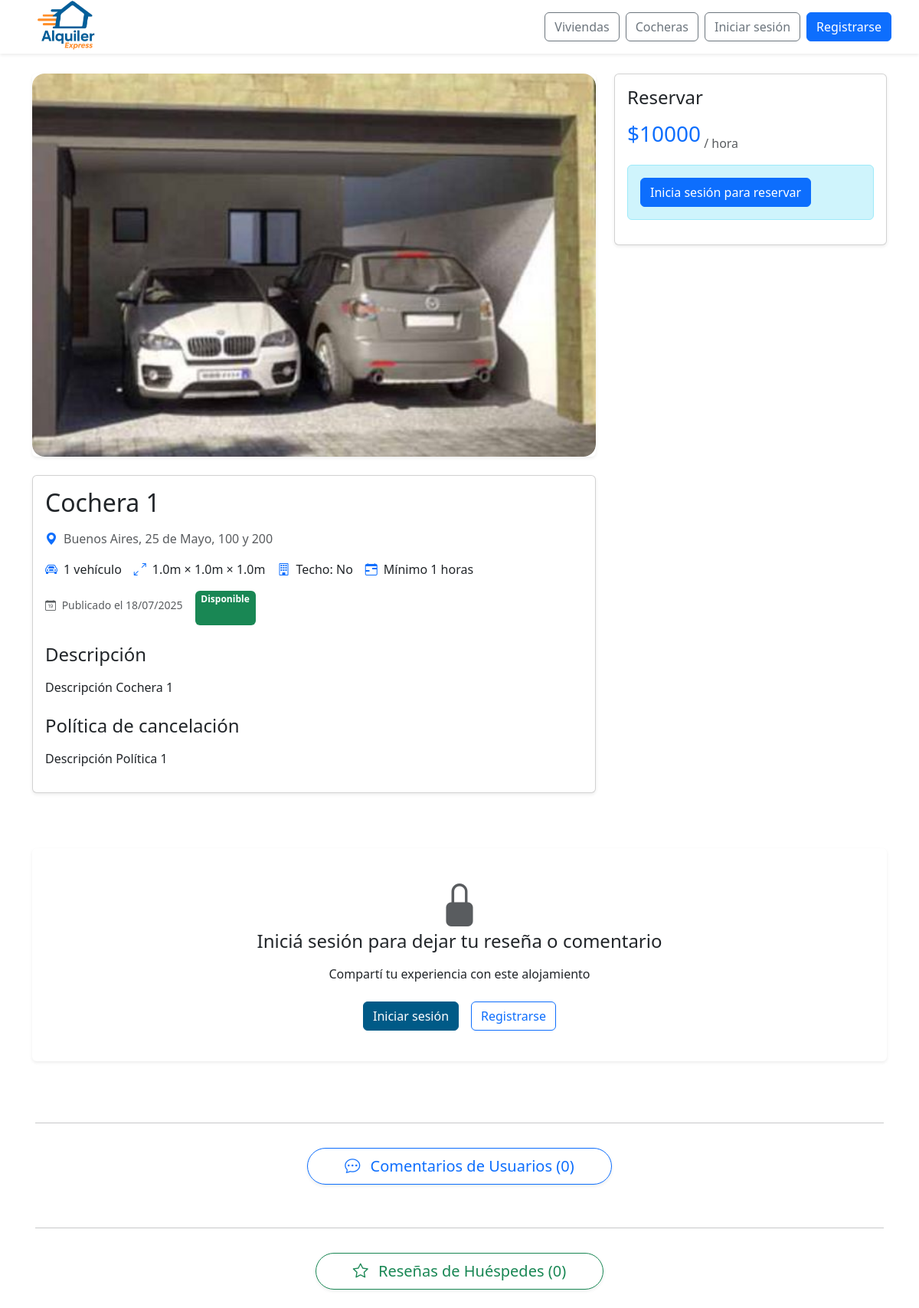
Page /buscar-cocheras/4/ on the committed database.
### web/models.py (models this page shows, shortened)
class CocheraImagen(models.Model):
    id_imagen = models.AutoField(primary_key=True)
    cochera = models.ForeignKey(Cochera, related_name='imagenes', on_delete=models.CASCADE)
    imagen = models.ImageField(upload_to='cocheras/')
    descripcion = models.CharField(max_length=255, blank=True)

class Cochera(models.Model):
    id_cochera = models.AutoField(primary_key=True)
    nombre = models.CharField(max_length=100, unique=True)
    alto = models.FloatField()
    ancho = models.FloatField()
    largo = models.FloatField()
    cantidad_vehiculos = models.IntegerField()
    con_techo = models.BooleanField()
    descripcion = models.TextField()
    direccion = models.TextField()
    provincia = models.ForeignKey(Provincia, on_delete=models.SET_NULL, null=True)
    ciudad = models.ForeignKey(Ciudad, on_delete=models.SET_NULL, null=True)
    precio_por_dia = models.DecimalField(max_digits=10, decimal_places=2)
    politica_cancelacion = models.TextField()
    fecha_publicacion = models.DateField()
    estado = models.ForeignKey(Estado, on_delete=models.SET_NULL, null=True)
    empleado = models.ForeignKey(Perfil, null=True, blank=True, on_delete=models.SET_NULL)
    minimo_dias_alquiler = models.PositiveIntegerField(default=1, verbose_name="Mínimo de días de alquiler")

class Provincia(models.Model):
    id = models.PositiveIntegerField(primary_key=True)  # para usar IDs específicos
    nombre = models.CharField(max_length=255, unique=True)

class Ciudad(models.Model):
    id = models.PositiveIntegerField(primary_key=True)  # para usar IDs específicos
    nombre = models.CharField(max_length=255)
    provincia = models.ForeignKey(Provincia, related_name='ciudades', on_delete=models.CASCADE)

class Estado(models.Model):
    id_estado = models.AutoField(primary_key=True)
    nombre = models.CharField(max_length=100)

### web/views/viewsDetalles.py (the view, shortened to what this page needs)
# urls.py: path('buscar-cocheras/<int:id_cochera>/', viewsDetalles.detalle_cochera, name='detalle_cochera'),
def detalle_cochera(request, id_cochera):
    cochera = get_object_or_404(
        Cochera.objects.select_related('estado'),
        id_cochera=id_cochera
    )
    resenias = Resenia.objects.filter(cochera=cochera)
    comentarios = Comentario.objects.filter(cochera=cochera).order_by('-fecha_creacion')
    reservas = Reserva.objects.filter(cochera=cochera, estado__nombre__in=['Confirmada', 'Pagada', 'Aprobada', 'Finalizada'])
    historial = CocheraEstado.objects.filter(cochera=cochera).order_by('-fecha_inicio')
    es_usuario = request.user.is_authenticated and request.user.groups.filter(name="cliente").exists()
    is_cliente_var = is_cliente(request.user)
    is_admin_or_empleado_var = is_admin_or_empleado(request.user)
    is_admin_var = is_admin(request.user)
    from collections import defaultdict
    HORARIOS_TRABAJO = [f"{i:02d}:00" for i in range(6, 24)]
    TOTAL_HORARIOS = len(HORARIOS_TRABAJO)
    horarios_ocupados_por_fecha = defaultdict(set)
    fechas_ocupadas = []
    for fecha_str, horas_ocupadas in horarios_ocupados_por_fecha.items():
        if len(horas_ocupadas) >= TOTAL_HORARIOS:
            fechas_ocupadas.append(fecha_str)
    fechas_ocupadas_propias = []
    usuario_resenia = None
    perfil = getattr(request.user, "perfil", None) if request.user.is_authenticated else None
    if perfil:
        usuario_resenia = Resenia.objects.filter(cochera=cochera, usuario=perfil).first()
    comentario_form = ComentarioForm()
    respuesta_form = RespuestaComentarioForm()
    resenia_form = ReseniaForm()
    respuestas_dict = {
        r.comentario.id_comentario: r for r in RespuestaComentario.objects.filter(comentario__in=comentarios)
    }
    puede_reseñar = False
    hoy = timezone.now().date()
    mantenimiento_activo = (
        CocheraEstado.objects
        .filter(
            cochera=cochera,
            estado__nombre="En Mantenimiento",
            fecha_inicio__lte=hoy,
            fecha_fin__gte=hoy
        )
        .order_by('-fecha_fin')
        .first()
    )
    fecha_fin_mantenimiento_var = None
    razon_mantenimiento = None  # Agregar esta línea
    if mantenimiento_activo and mantenimiento_activo.fecha_fin:
        fecha_fin_mantenimiento_var = mantenimiento_activo.fecha_fin
        razon_mantenimiento = mantenimiento_activo.descripcion  # Agregar esta línea
    return render(request, 'detalle/detalle_cochera.html', {
        'cochera': cochera,
        'resenias': resenias,
        'comentarios': comentarios,
        'comentario_form': comentario_form,
        'respuesta_form': respuesta_form,
        'resenia_form': resenia_form,
        'reservas': reservas,
        'historial': historial,
        'usuario_resenia': usuario_resenia,
        'fechas_ocupadas': fechas_ocupadas,  # Solo fechas completamente ocupadas
        'fechas_ocupadas_propias': fechas_ocupadas_propias,
        'respuestas': respuestas_dict,
        'es_usuario': es_usuario,
        'is_admin_or_empleado': is_admin_or_empleado_var,
        'is_admin': is_admin_var,
        'is_cliente': is_cliente_var,
        'puede_reseñar': puede_reseñar,
        'fecha_fin_mantenimiento': fecha_fin_mantenimiento_var,
        'razon_mantenimiento': razon_mantenimiento,  # Agregar esta línea
    })

### web/context_processors.py (called while the page is built, shortened)
def notifications(request):
    return {}

def is_client_context(request):
    return {'is_client': is_client(request.user)}

### web/utils.py (called while the page is built)
def is_client(user):
    return user.is_authenticated and user.groups.filter(name="cliente").exists()

def is_admin(user):
    return user.is_authenticated and user.is_staff

def is_admin_or_empleado(user):
    return user.is_authenticated and (user.is_staff or user.groups.filter(name="empleado").exists())

def is_cliente(user):
    return user.is_authenticated and user.groups.filter(name="cliente").exists()

### web/templates/detalle/detalle_cochera.html (shortened to what this page needs)
{% extends 'detalle/detalle_base.html' %}
{% block content %}
  {% with objeto=cochera tipo="cochera" imagen_default="img/default-garage-large.jpg" %}
    {{ block.super }}
  {% endwith %}
{% endblock %}
{% block detalles_especificos %}
  <div class="d-flex align-items-center">
    <i class="bi bi-car-front text-primary me-2"></i>
    <span>{{ objeto.cantidad_vehiculos }} vehículo{{ objeto.cantidad_vehiculos|pluralize }}</span>
  </div>
  <div class="d-flex align-items-center">
    <i class="bi bi-arrows-angle-expand text-primary me-2"></i>
    <span>{{ objeto.ancho }}m × {{ objeto.largo }}m × {{ objeto.alto }}m</span>
  </div>
  <div class="d-flex align-items-center">
    <i class="bi bi-building text-primary me-2"></i>
    <span>Techo: {{ objeto.con_techo|yesno:"Sí,No" }}</span>
  </div>
  <div class="d-flex align-items-center">
    <i class="bi bi-calendar-range text-primary me-2"></i>
    <span>Mínimo {{ objeto.minimo_dias_alquiler }} horas {{ objeto.minimo_dias_alquiler|pluralize }}</span>
  </div>
{% endblock %}

### web/templates/detalle/detalle_base.html (shortened to what this page needs)
{% extends 'base/base.html' %}
{% load static %}
{% load user_groups %}
{% load dict_extras %}
{% block extra_css %}
  <link rel="stylesheet" href="{% static 'css/detalle.css' %}">
  <link rel="stylesheet" href="https://cdn.jsdelivr.net/npm/flatpickr/dist/flatpickr.min.css">
{% endblock %}
{% block content %}
<main class="container mt-5 pt-5">
  <div id="detalle-{{ tipo }}" class="row">
    <div class="col-lg-8">
      <div id="{{ tipo }}Carousel" class="carousel slide mb-4 shadow-sm rounded" data-bs-ride="carousel">
        <div class="carousel-inner rounded">
          {% for imagen in objeto.imagenes.all %}
            <div class="carousel-item {% if forloop.first %}active{% endif %}">
              <img src="{{ imagen.imagen.url }}" class="d-block w-100 img-carrusel-{{ tipo }}" alt="{{ objeto.nombre }}">
            </div>
          {% empty %}
            <div class="carousel-item active">
              <img src="{% static imagen_default %}" class="d-block w-100 img-carrusel-{{ tipo }}" alt="Imagen por defecto">
            </div>
          {% endfor %}
        </div>
      </div>
      <div class="card mb-4 shadow-sm">
        <div class="card-body">
          <h1 class="h2 mb-3">{{ objeto.nombre }}</h1>
          <div class="d-flex align-items-center mb-3">
            <i class="bi bi-geo-alt-fill text-primary me-2"></i>
            <span class="text-muted">
              {{ objeto.provincia.nombre }}, {{ objeto.ciudad.nombre }}, {{ objeto.direccion }}
            </span>
          </div>
          <div class="d-flex flex-wrap gap-3 mb-4">
            {% block detalles_especificos %}{% endblock %}
            <p class="text-muted small mt-2">
              <i class="bi bi-calendar-date me-1"></i>
              Publicado el {{ objeto.fecha_publicacion|date:"d/m/Y" }}
            </p>
            {% if objeto.estado %}
            <span class="badge bg-{% if objeto.estado.nombre == 'Disponible' %}success{% else %}warning{% endif %}">
              {{ objeto.estado.nombre }}
            </span>
            {% endif %}
          </div>
          <h3 class="h4 mb-3">Descripción</h3>
          <p class="mb-4">{{ objeto.descripcion }}</p>
          <h3 class="h4 mb-3">Política de cancelación</h3>
          <p>{{ objeto.politica_cancelacion }}</p>
        </div>
      </div>
    </div>
    <div class="col-lg-4">
      <div class="card shadow-sm sticky-top" style="top: 20px;">
        <div class="card-body">
          {% if is_admin_or_empleado %}
            <h3 class="h4 mb-3">Gestión del {{ tipo|title }}</h3>
          {% else %}
            <h3 class="h4 mb-3">Reservar</h3>
          {% endif %}
          <div class="d-flex align-items-end mb-3">
            <span class="h3 text-primary">${{ objeto.precio_por_dia|floatformat:"0" }}</span>
            <span class="text-muted ms-1">/ {% if tipo == 'cochera' %}hora{% else %}noche{% endif %}</span>
          </div>
          {% if objeto.estado.nombre == 'En Mantenimiento' %}
            <div class="alert alert-warning">
              <i class="bi bi-exclamation-triangle-fill me-2"></i>
              <strong>{% if is_admin_or_empleado %}Actualmente en mantenimiento{% else %}No disponible temporalmente{% endif %}</strong>
              <p class="mb-0">{% if is_admin_or_empleado %}Hasta{% else %}Estamos realizando tareas de mantenimiento hasta{% endif %} el {{ fecha_fin_mantenimiento|date:"d/m/Y" }}.</p>
              {% if razon_mantenimiento %}
                <p class="mb-0 mt-1"><small>Motivo: {{ razon_mantenimiento }}</small></p>
              {% endif %}
              {% if not is_admin_or_empleado %}
                <p class="mb-0 mt-2">Disculpe las molestias.</p>
              {% endif %}
            </div>
          {% elif not is_admin_or_empleado %}
            {% if not user.is_authenticated %}
              <div class="alert alert-info">
                <a href="{% url 'login' %}" class="btn btn-primary">Inicia sesión para reservar</a>
              </div>
            {% elif not user.is_active %}
              <div class="alert alert-warning">
                <i class="bi bi-exclamation-triangle-fill me-2"></i>
                <strong>Cuenta bloqueada</strong>
                <p class="mb-0">Tu cuenta está temporalmente bloqueada. No puedes realizar reservas, comentarios y reseñas.</p>
              </div>
            {% else %}
              {% block formulario_reserva %}{% endblock %}
            {% endif %}
          {% endif %}
        </div>
      </div>
    </div>
  </div>
</main>
{% include 'detalle/_cartelAutenticarse.html' %}
{% include 'detalle/_comentarios.html' %}
{% include 'detalle/_resenias.html' %}
{% endblock %}

### web/static/css/global.css (style rules this page uses)
:root { --color-azul-alquiler: #005A87; --color-azul-hover: #004466; --color-azul-active: #003347; --color-azul-focus-shadow: rgba(0, 90, 135, 0.25); --color-naranja-alquiler: #F26A1B; --color-naranja-hover: #d85b17; --color-naranja-active: #b84e14; --color-naranja-focus-shadow: rgba(242, 106, 27, 0.25); }

### web/static/css/detalle.css (style rules this page uses)
.carousel-inner, .carousel-item { width: 100%; height: 500px; border-radius: 1rem !important; overflow: hidden !important; background: #eee !important; }

### web/templates/detalle/detalle_cochera.html (style rules this page uses)
.img-carrusel-cochera { height: 500px; object-fit: cover; }

### rows in the picture
CocheraImagen: imagen (picture)
Cochera: nombre "Cochera 1", provincia.nombre "Buenos Aires", ciudad.nombre "25 de Mayo", direccion "100 y 200", cantidad_vehiculos "1", ancho "1.0", largo "1.0", alto "1.0", con_techo "No", minimo_dias_alquiler "1", fecha_publicacion "18/07/2025", estado.nombre "Disponible", descripcion "Descripción Cochera 1", politica_cancelacion "Descripción Política 1", precio_por_dia "10000"

### other values in the picture
{{ comentarios.count }} "0"
{{ resenias.count }} "0"
